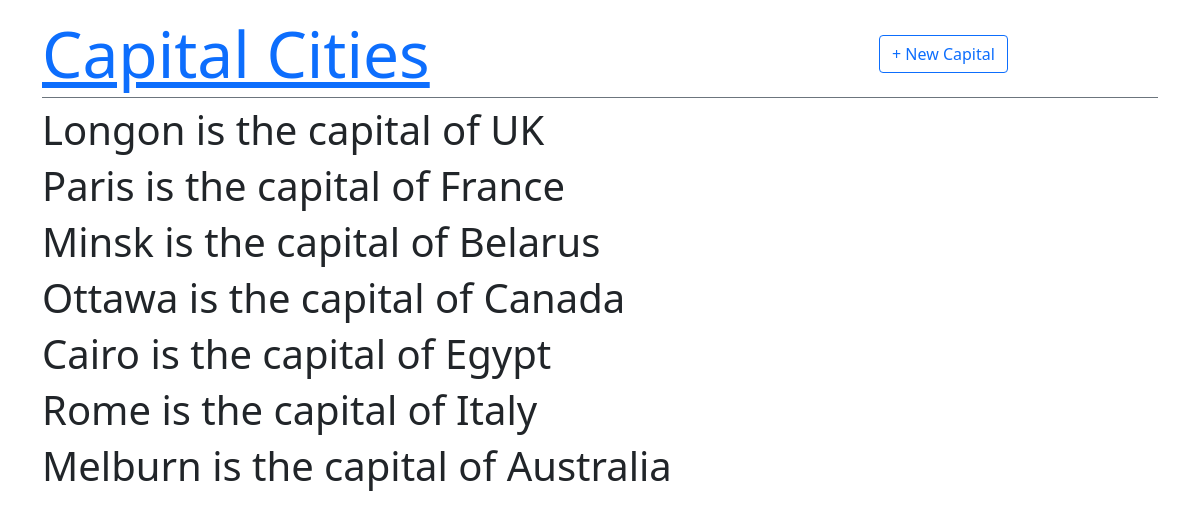
The page / on the database its author committed.
### capitals/models.py (models this page shows, shortened)
class Capital(models.Model):
    city = models.CharField(max_length=100)
    country = models.CharField(max_length=100)

### capitals/views.py (the view)
# urls.py: path('', HomePageView.as_view(), name='home'),
class HomePageView(ListView):
    template_name = "home.html"
    model = Capital

### templates/home.html
{% extends "base.html" %}
{% block content %}
{% for capital in capital_list %}
<div class="my-2">
  <h3 class="display-6">{{ capital.city }} is the capital of {{ capital.country }}</h3>
</div>
{% endfor %}
{% endblock content %}

### templates/base.html (shortened to what this page needs)
<html>
  <head>
    <link href="https://cdn.jsdelivr.net/npm/bootstrap@5.1.3/dist/css/bootstrap.min.css" rel="stylesheet">
  </head>
  <body>
   <div class="container my-3">
      <header class="border-bottom border-secondary pb-1 d-flex align-items-center">
        <div class="col-9 display-3">
          <a href="{% url 'home' %}">Capital Cities</a>
        </div>
        <div class="col">
            <a class="btn btn-outline-primary" href="{% url 'capital_new' %}">+ New Capital</a>
        </div>
      </header>
      <main>
        {% block content %}
        {% endblock content %}
      </main>
    </div>
  </body>
</html>

### rows shown on the page
Capital: city "Longon", country "UK"
Capital: city "Paris", country "France"
Capital: city "Minsk", country "Belarus"
Capital: city "Ottawa", country "Canada"
Capital: city "Cairo", country "Egypt"
Capital: city "Rome", country "Italy"
Capital: city "Melburn", country "Australia"
